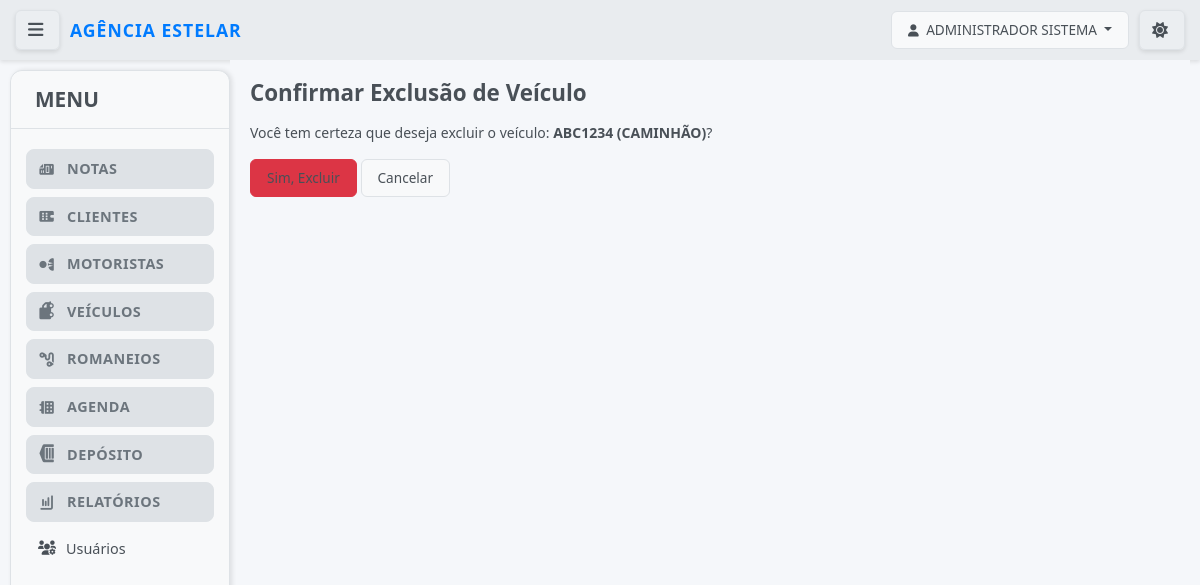
Screenshot of /notas/veiculos/excluir/21/ (signed in) with the database file from the repository.
### notas/models.py (models this page shows, shortened)
class UpperCaseMixin:
    def save(self, *args, **kwargs):
        for field in self._meta.fields:
            if hasattr(field, 'max_length') and hasattr(self, field.name):
                value = getattr(self, field.name)
                if value and isinstance(value, str):
                    exclude_fields = [
                        'email', 'password', 'username', 'cpf', 'cnpj',
                        'cnh', 'chassi', 'renavam', 'placa', 'cep',
                        'telefone', 'rntrc', 'numero_consulta', 'tipo_usuario',
                        'status'  # Adicionado para não converter status para maiúsculo
                    ]
                    if field.name not in exclude_fields:
                        setattr(self, field.name, value.upper())
        super().save(*args, **kwargs)

class Usuario(UpperCaseMixin, AbstractUser):
    TIPO_USUARIO_CHOICES = [
        ('admin', 'Administrador'),
        ('funcionario', 'Funcionário'),
        ('cliente', 'Cliente'),
    ]
    tipo_usuario = models.CharField(
        max_length=20,
        choices=TIPO_USUARIO_CHOICES,
        default='funcionario',
        verbose_name="Tipo de Usuário"
    )
    cliente = models.ForeignKey(
        Cliente,
        on_delete=models.CASCADE,
        null=True,
        blank=True,
        verbose_name="Cliente Vinculado"
    )
    telefone = models.CharField(max_length=20, blank=True, verbose_name="Telefone")
    ultimo_acesso = models.DateTimeField(null=True, blank=True, verbose_name="Último Acesso")
    REQUIRED_FIELDS = ['email', 'first_name', 'last_name']
    USERNAME_FIELD = 'username'
    is_authenticated = True
    is_anonymous = False
    objects = UsuarioManager()
    class Meta:
        verbose_name = "Usuário"
        verbose_name_plural = "Usuários"
        ordering = ['username']
    def get_full_name(self):
        return f"{self.first_name} {self.last_name}".strip()
    @property
    def is_admin(self):
        return self.tipo_usuario == 'admin'
    @property
    def is_cliente(self):
        return self.tipo_usuario == 'cliente'
    def can_access_funcionalidades(self):
        return self.is_admin or self.is_funcionario

class Veiculo(UpperCaseMixin, models.Model):
    TIPO_UNIDADE_CHOICES = [
        ('Carro', 'Carro'),
        ('Van', 'Van'),
        ('Caminhão', 'Caminhão'),
        ('Cavalo', 'Cavalo'),
        ('Reboque', 'Reboque'),
        ('Semi-reboque', 'Semi-reboque'),
    ]
    tipo_unidade = models.CharField(
        max_length=50,
        choices=TIPO_UNIDADE_CHOICES,
        default='Caminhão',
        verbose_name="Tipo da Unidade de Veículo"
    )
    placa = models.CharField(max_length=7, unique=True, verbose_name="Placa") # Max_length ajustado para 7 (Mercosul)
    pais = models.CharField(max_length=50, default='Brasil', verbose_name="País")
    estado = models.CharField(max_length=2, blank=True, null=True, verbose_name="Estado (UF)")
    cidade = models.CharField(max_length=100, blank=True, null=True, verbose_name="Cidade")
    chassi = models.CharField(max_length=17, unique=True, blank=True, null=True, verbose_name="Chassi") # Max_length ajustado para 17
    renavam = models.CharField(max_length=11, unique=True, blank=True, null=True, verbose_name="Renavam")
    rntrc = models.CharField(max_length=12, blank=True, null=True, verbose_name="RNTRC")
    ano_fabricacao = models.IntegerField(blank=True, null=True, verbose_name="Ano de Fabricação")
    marca = models.CharField(max_length=100, blank=True, null=True, verbose_name="Marca")
    modelo = models.CharField(max_length=100, blank=True, null=True, verbose_name="Modelo")
    largura = models.DecimalField(max_digits=6, decimal_places=2, blank=True, null=True, verbose_name="Largura (m)")
    altura = models.DecimalField(max_digits=6, decimal_places=2, blank=True, null=True, verbose_name="Altura (m)")
    comprimento = models.DecimalField(max_digits=6, decimal_places=2, blank=True, null=True, verbose_name="Comprimento (m)")
    cubagem = models.DecimalField(max_digits=10, decimal_places=2, blank=True, null=True, verbose_name="Cubagem (m³)")
    proprietario_cpf_cnpj = models.CharField(max_length=18, blank=True, null=True, verbose_name="CPF/CNPJ do Proprietário")
    proprietario_nome_razao_social = models.CharField(max_length=255, blank=True, null=True, verbose_name="Nome/Razão Social do Proprietário")
    proprietario_rg_ie = models.CharField(max_length=20, blank=True, null=True, verbose_name="RG/IE do Proprietário")
    proprietario_telefone = models.CharField(max_length=20, blank=True, null=True, verbose_name="Telefone do Proprietário")
    proprietario_endereco = models.CharField(max_length=255, blank=True, null=True, verbose_name="Endereço do Proprietário")
    proprietario_numero = models.CharField(max_length=10, blank=True, null=True, verbose_name="Número do Proprietário")
    proprietario_bairro = models.CharField(max_length=100, blank=True, null=True, verbose_name="Bairro do Proprietário")
    proprietario_cidade = models.CharField(max_length=100, blank=True, null=True, verbose_name="Cidade do Proprietário")
    proprietario_estado = models.CharField(max_length=2, blank=True, null=True, verbose_name="Estado do Proprietário (UF)")
    proprietario_cep = models.CharField(max_length=9, blank=True, null=True, verbose_name="CEP do Proprietário")
    class Meta:
        verbose_name = "Unidade de Veículo"
        verbose_name_plural = "Unidades de Veículos"
        ordering = ['placa']

### notas/views.py (the view, shortened to what this page needs)
# urls.py: path('veiculos/excluir/<int:pk>/', views.excluir_veiculo, name='excluir_veiculo'),
@login_required
def excluir_veiculo(request, pk):
    veiculo = get_object_or_404(Veiculo, pk=pk)
    if not is_admin(request.user):
        messages.error(request, 'Apenas administradores podem excluir veículos cadastrados.')
        return redirect('notas:listar_veiculos')
    return render(request, 'notas/confirmar_exclusao_veiculo.html', {'veiculo': veiculo})

### notas/views.py (called while the page is built)
def is_admin(user):
    return user.is_authenticated and user.tipo_usuario == 'admin'

### notas/templates/notas/confirmar_exclusao_veiculo.html (shortened to what this page needs)
{% extends 'base.html' %}
{% block content %}
    <h2>Confirmar Exclusão de Veículo</h2>
    <p>Você tem certeza que deseja excluir o veículo: <strong>{{ veiculo.placa }} ({{ veiculo.get_tipo_unidade_display }})</strong>?</p>
    <form method="post">
        <button type="submit" class="btn btn-danger">Sim, Excluir</button>
        <a href="{% url 'notas:detalhes_veiculo' veiculo.pk %}" class="btn btn-secondary">Cancelar</a>
    </form>
{% endblock %}

### templates/base.html (shortened to what this page needs)
{% load static %}
<!DOCTYPE html>
<html lang="pt-BR">
<head>
    <link href="https://cdn.jsdelivr.net/npm/bootstrap@5.3.3/dist/css/bootstrap.min.css" rel="stylesheet">
            <link rel="stylesheet" href="{% static 'css/style.css' %}?v=4.8">
    <link rel="stylesheet" href="https://cdnjs.cloudflare.com/ajax/libs/font-awesome/6.0.0-beta3/css/all.min.css">
</head>
<body class="{% if not user.is_authenticated %}login-page{% endif %}">
    <div class="top-bar">
        {% if user.is_authenticated %}
        <button id="menu-toggle" class="btn btn-outline-light btn-sm menu-toggle-btn" title="Alternar Menu">
            <i class="fas fa-bars"></i>
        </button>
        {% endif %}
                        <div class="logo-container">
                            <a href="{% url 'notas:dashboard' %}" class="logo">Agência Estelar</a>
                        </div>
        <div class="user-area">
            <div class="user-info">
                {% if user.is_authenticated %}
                    <div class="dropdown">
                        <button class="btn btn-outline-light dropdown-toggle" type="button" id="userDropdown" data-bs-toggle="dropdown" aria-expanded="false">
                            <i class="fas fa-user"></i> {{ user.get_full_name|default:user.username }}
                        </button>
                    </div>
                {% else %}
                    <a href="{% url 'notas:login' %}" class="btn btn-outline-light">Login</a>
                {% endif %}
            </div>
            <button id="theme-toggle" class="btn btn-outline-light btn-sm theme-toggle-btn" title="Alternar Tema">
                <i id="theme-icon" class="fas fa-sun"></i>
            </button>
        </div>
    </div>
    <div class="main-wrapper">
        {% if user.is_authenticated %}
               <div class="sidebar">
           <div class="sidebar-header">
               <h3>MENU</h3>
           </div>
            <nav class="sidebar-nav">
                <ul class="nav-menu">
                    {% if user.can_access_funcionalidades %}
                    <li class="nav-group">
                        <div class="nav-group-header">
                            <i class="fas fa-file-invoice"></i>
                            <span>Notas</span>
                        </div>
                    </li>
                    <li class="nav-group">
                        <div class="nav-group-header">
                            <i class="fas fa-building"></i>
                            <span>Clientes</span>
                        </div>
                    </li>
                    <li class="nav-group">
                        <div class="nav-group-header">
                            <i class="fas fa-user-tie"></i>
                            <span>Motoristas</span>
                        </div>
                    </li>
                    <li class="nav-group">
                        <div class="nav-group-header">
                            <i class="fas fa-truck"></i>
                            <span>Veículos</span>
                        </div>
                    </li>
                    <li class="nav-group">
                        <div class="nav-group-header">
                            <i class="fas fa-route"></i>
                            <span>Romaneios</span>
                        </div>
                    </li>
                    {% if user.is_admin %}
                    <li class="nav-group">
                        <div class="nav-group-header">
                            <i class="fas fa-calendar-alt"></i>
                            <span>Agenda</span>
                        </div>
                    </li>
                    {% endif %}
                    <li class="nav-group">
                        <div class="nav-group-header">
                            <i class="fas fa-warehouse"></i>
                            <span>Depósito</span>
                        </div>
                    </li>
                    {% if user.is_admin %}
                    <li class="nav-group">
                        <div class="nav-group-header">
                            <i class="fas fa-chart-bar"></i>
                            <span>Relatórios</span>
                        </div>
                    </li>
                   <li class="nav-item">
                       <a href="{% url 'notas:listar_usuarios' %}">
                           <i class="fas fa-users-cog"></i> Usuários
                       </a>
                   </li>
                    {% endif %}
                    {% endif %}
                </ul>
            </nav>
        </div>
        {% endif %}
        <div class="main-content">
            {% block content %}{% endblock %}
        </div>
    </div>
</body>
</html>
</html>

### rows the page displays
Usuario: get_full_name "ADMINISTRADOR SISTEMA"
Veiculo: placa "ABC1234", tipo_unidade "CAMINHÃO"
